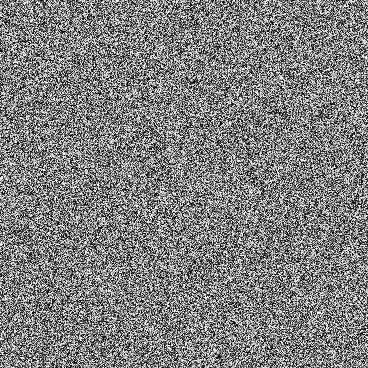
#> input picture encrypted1.png, 368 x 368 px, given in place of mri3.jpg, which was not available
$ python main.py
#> lines starting #> are read from the running program, lines starting #| are printed output that depends on the picture; pictures that were not available may be replaced by others from this repository, and a replacement may not be noted
import numpy as np
import numpy.typing as npt
import cv2 as cv
import json
from typing import Tuple

#chaotic map
def cat_map_4d_matrix(a:int, b:int, c:int, d:int) -> npt.NDArray:
    A11=(2*b+c)*(d+1)+3*d+1
    A12=2*(b+1)
    A13=2*b*c+c+3
    A14=4*b+3
    E=2*(a+1)*(d+b*c*(d+1))+a*(c+1)*(d+1)
    A22=2*(a+b+a*b)+1
    F=a*(c+3)+2*b*c*(a+1)+2
    A24=3*a+4*b*(a+1)+1
    A31=3*b*c*(d+1)+3*d
    A32=3*b+1
    A33=3*b*c+3
    A34=6*b+1
    A41=c*(b+1)*(d+1)+d
    A42=b+1
    A43=b*c+c+1
    A44=2*b+2
    A=np.array([
        [A11,A12,A13,A14],
        [E,A22,F,A24],
        [A31,A32,A33,A34],
        [A41,A42,A43,A44]
    ], dtype=float)
    return A

def cat_map_2d_matrix(a:int, b:int) -> npt.NDArray:
    A=np.array([[1,a],[b,a*b+1]], dtype=float)
    return A

#keys
def generate_params():
    p_omega = np.random.randint(1,6,4).tolist()
    p_psi = np.random.randint(1,6,4).tolist()
    p_a2_primary = np.random.randint(1,10,2).tolist()
    p_a2_secondary = np.random.randint(1,10,2).tolist()
    return {
        "p_omega": p_omega,
        "p_psi": p_psi,
        "p_a2_primary": p_a2_primary,
        "p_a2_secondary": p_a2_secondary
    }

def generate_X0():
    def rand_nonzero(n):
        x=np.random.random(n)
        while np.allclose(x,0): x=np.random.random(n)
        return x
    return {
        "X0_omega": rand_nonzero(4),
        "X0_psi": rand_nonzero(4),
        "X0_a2_primary": rand_nonzero(2),
        "X0_a2_secondary": rand_nonzero(2)
    }

def save_keys(params, X0):
    keys = {"params": params, "X0": {k:v.tolist() for k,v in X0.items()}}
    with open("keys.json","w") as f: json.dump(keys,f,indent=4)

def load_keys():
    with open("keys.json","r") as f: data=json.load(f)
    p = data["params"]
    X0 = {k:np.array(v) for k,v in data["X0"].items()}

    A = {
        "A_omega": cat_map_4d_matrix(*p["p_omega"]),
        "A_psi": cat_map_4d_matrix(*p["p_psi"]),
        "A_a2_primary": cat_map_2d_matrix(*p["p_a2_primary"]),
        "A_a2_secondary": cat_map_2d_matrix(*p["p_a2_secondary"])
    }
    return A, X0

#prng
def prng_4d(A:npt.NDArray, X0:npt.NDArray, L:int):
    X = X0.copy()
    Y_list=[]
    U = np.array([2,3,5,1],dtype=float)
    iterations = L // 16 + 1
    for _ in range(iterations):
        t_vec = np.dot(U,X)
        t = int(np.ceil(t_vec))+1
        for _ in range(t):
            X = np.dot(A,X) % 1.0
        Y_list.append(X.copy())
    Y=np.concatenate(Y_list)[:L]
    return Y

def get_omega(A, X0, l, n):
    L=l*n
    Y=prng_4d(A,X0,L)
    Z=(np.floor((2**32)*Y)).astype(np.uint32)
    Z_bytes = Z.view(np.uint8)
    omega = Z_bytes[:L].reshape((l,n))
    return omega

def get_psi(A,X0,r,l):
    L=l*r
    Y=prng_4d(A,X0,L)
    Z=(np.floor((2**32)*Y)).astype(np.uint32)
    Z_bytes = Z.view(np.uint8)
    psi = Z_bytes[:L].reshape((r,l))
    return psi

#shuffle/mask
def sequence_R(A2,X0,U,L):
    R = np.zeros(L,dtype=int)
    X = np.array(X0,dtype=float)
    for i in range(L):
        X = np.dot(A2,X)%1.0
        r=int(np.floor(X[1]*U))
        r=max(0,min(U-1,r))
        R[i]=r
    return R

def shuffle(Iblocks,X0,A):
    U=len(Iblocks)
    R=sequence_R(A["A_a2_primary"],X0["X0_a2_primary"],U,U)
    Rt=sequence_R(A["A_a2_secondary"],X0["X0_a2_secondary"],U,U)
    perm1 = Iblocks.copy()
    for i in range(U): perm1[i],perm1[R[i]] = perm1[R[i]].copy(),perm1[i].copy()
    perm2 = perm1.copy()
    for i in range(U): perm2[i],perm2[Rt[i]] = perm2[Rt[i]].copy(),perm2[i].copy()
    return perm2

def deshuffle(Cblocks,X0,A):
    U=len(Cblocks)
    R = sequence_R(A["A_a2_primary"],X0["X0_a2_primary"],U,U)
    Rt=sequence_R(A["A_a2_secondary"],X0["X0_a2_secondary"],U,U)
    perm1 = Cblocks.copy()
    for i in reversed(range(U)): perm1[i],perm1[Rt[i]] = perm1[Rt[i]].copy(),perm1[i].copy()
    perm0 = perm1.copy()
    for i in reversed(range(U)): perm0[i],perm0[R[i]] = perm0[R[i]].copy(),perm0[i].copy()
    return perm0

def mask(Iblocks, omega, psi):
    U = len(Iblocks)
    l = len(Iblocks[0])
    masked = []
    prev = np.zeros_like(Iblocks[0], dtype=np.uint8)

    for i in range(U):
        block = Iblocks[i].astype(np.uint8)
        T = ((omega[i % omega.shape[0]].astype(np.uint16)) ^(psi[i % psi.shape[0]].astype(np.uint16))) % 256
        shift = int(T[0] % l)
        shifted = np.roll(block, shift, axis=1).astype(np.uint16)
        prev_block = prev.astype(np.uint16)
        masked_block = (shifted ^ prev_block) % 256
        masked.append(masked_block.astype(np.uint8))
        prev = masked_block.copy()

    return np.array(masked)

def unmask(Cblocks, omega, psi):
    U = len(Cblocks)
    l = len(Cblocks[0])
    original = []
    prev = np.zeros_like(Cblocks[0], dtype=np.uint8)

    for i in range(U):
        C = Cblocks[i].astype(np.uint8)
        T = ((omega[i % omega.shape[0]].astype(np.uint16)) ^(psi[i % psi.shape[0]].astype(np.uint16))) % 256
        shift = int(T[0] % l)
        prev_block = prev.astype(np.uint16)
        shifted = (C.astype(np.uint16) ^ prev_block) % 256
        block = np.roll(shifted, -shift, axis=1)
        original.append(block.astype(np.uint8))
        prev = C.copy()

    return np.array(original)

#data

def prepare_image(im, l):
    h,w=im.shape[:2]
    h_new,h_mod = h-(h%l),h%l
    w_new,w_mod = w-(w%l),w%l
    im = im[:h_new,:w_new]
    blocks=[]
    for i in range(0,h_new,l):
        for j in range(0,w_new,l):
            blocks.append(im[i:i+l,j:j+l].copy())
    return np.array(blocks)

def save_image(blocks,l,original_shape,filename):
    h,w = original_shape
    h_new, w_new = h-(h%l), w-(w%l)
    out = np.zeros((h_new,w_new),dtype=np.uint8)
    idx=0
    for i in range(0,h_new,l):
        for j in range(0,w_new,l):
            out[i:i+l,j:j+l]=blocks[idx]
            idx+=1
    cv.imwrite(filename,out)

def get_data() -> Tuple[npt.NDArray, int, int]:
    im = cv.imread("Imagenes/mri3.jpg", cv.IMREAD_GRAYSCALE)
    rounds = 3
    l = 16
    return im, rounds, l

def encrypt_image(im,rounds,l,A,X0):
    Iblocks=prepare_image(im,l)
    n=l
    r=rounds
    omega = get_omega(A["A_omega"],X0["X0_omega"],l,n)
    psi = get_psi(A["A_psi"],X0["X0_psi"],r,l)
    for _ in range(rounds):
        Iblocks = shuffle(Iblocks,X0,A)
        Iblocks = mask(Iblocks,omega,psi)
    return Iblocks

def decrypt_image(Cblocks,rounds,l,A,X0):
    U=len(Cblocks)
    n=l
    r=rounds
    omega = get_omega(A["A_omega"],X0["X0_omega"],l,n)
    psi   = get_psi(A["A_psi"],X0["X0_psi"],r,l)

    for _ in range(rounds):
        Cblocks = unmask(Cblocks,omega,psi)
        Cblocks = deshuffle(Cblocks,X0,A)
    return Cblocks

def encode():
    im, rounds, l = get_data()
#> in get_data, im is the input picture: shape (368, 368); min 0, max 255, mean 127.4
#> rounds = 3; l = 16
    original_shape = im.shape
#> original_shape = (368, 368)
    params = generate_params()
    X0 = generate_X0()
    save_keys(params,X0)

    A = {
        "A_omega": cat_map_4d_matrix(*params["p_omega"]),
        "A_psi": cat_map_4d_matrix(*params["p_psi"]),
        "A_a2_primary": cat_map_2d_matrix(*params["p_a2_primary"]),
        "A_a2_secondary": cat_map_2d_matrix(*params["p_a2_secondary"])
    }

    Cblocks = encrypt_image(im,rounds,l,A,X0)
#> in prepare_image, `h_new,h_mod = h-(h%l),h%l`: h_new = 368; h_mod = 0
#> in prepare_image, `w_new,w_mod = w-(w%l),w%l`: w_new = 368; w_mod = 0
#> after the loop in prepare_image, `for i in range(0,h_new,l):`: blocks = 529 items
#> in encrypt_image, `n=l`: n = 16
#> in encrypt_image, `r=rounds`: r = 3
#> in get_omega, `L=l*n`: L = 256
#> in prng_4d, `X = X0.copy()`: X = [0.964, 0.383, 0.792, 0.529]
#> in prng_4d, `iterations = L // 16 + 1`: iterations = 17
#> the loop in prng_4d, `for _ in range(iterations):` made 17 passes
#> (t_vec, t) on passes 1 to 12: (7.57, 9), (5.39, 7), (5.6, 7), (3.77, 5), (6.44, 8), (4.87, 6), (3.28, 5), (5.22, 7), (5.55, 7), (6.57, 8), (8.97, 10), (3.61, 5)
#> after the loop in prng_4d, `for _ in range(iterations):`: X = [0.56, 0.0101, 0.365, 0.988]; Y_list = 17 items, first 6: [0.675, 0.517, 0.335, 0.813], [0.56, 0.539, 0.493, 0.396], [0.925, 0.377, 0.0712, 0.434], [0.643, 0.0943, 0.899, 0.375], [0.285, 0.976, 0.113, 0.807], [0.0618, 0.984, 0.0259, 0.0774]
#> in prng_4d, `Y=np.concatenate(Y_list)[:L]`: Y = 68 values, max 0.99 at index 56, min 0.0101 at index 65, mean 0.55
#> in get_omega, `Z=(np.floor((2**32)*Y)).astype(np.uint32)`: Z = 68 values, max 4250538199 at index 56, min 43309882 at index 65, mean 2.36e+09
#> in get_omega, `Z_bytes = Z.view(np.uint8)`: Z_bytes = 272 values, max 255 at index 136, min 2 at index 263, mean 128.3
#> in get_psi, `L=l*r`: L = 48
#> the loop in prng_4d (call 2), `for _ in range(iterations):` made 4 passes
#> (t_vec, t) on passes 1 to 4: (4.36, 6), (4.64, 6), (5.22, 7), (5.56, 7)
#> in get_psi, `Y=prng_4d(A,X0,L)`: Y = [0.333, 0.435, 0.468, 0.333, 0.141, 0.424, 0.58, 0.763, 0.931, 0.0798, 0.653, 0.191, 0.372, 0.931, 0.618, 0.135]
#> in get_psi, `Z=(np.floor((2**32)*Y)).astype(np.uint32)`: Z = [1432066441, 1866935801, 2009056308, 1431110353, 603946752, 1822917385, 2491087548, 3276878599, 3997371559, 342724449, 2805192969, 818897151, 1599373837, 3998159251, 2654048625, 579985825]
#> in get_psi, `Z_bytes = Z.view(np.uint8)`: Z_bytes = 64 values, max 255 at index 18, min 0 at index 16, mean 116.9
    save_image(Cblocks,l,original_shape,"encrypted3.png")
#> in save_image, `h_new, w_new = h-(h%l), w-(w%l)`: h_new = 368
#> after the loop in save_image, `for i in range(0,h_new,l):`:
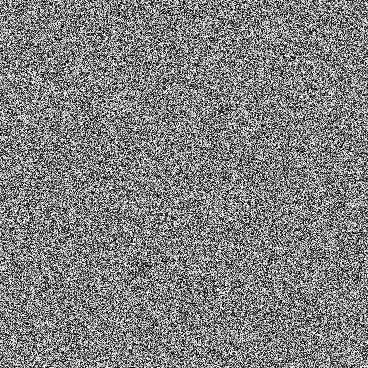
#> out: shape (368, 368); min 0, max 255, mean 128
#> after the loop in save_image, `for i in range(0,h_new,l):`: idx = 529

def decode():
    C = cv.imread("encrypted3.png",cv.IMREAD_GRAYSCALE)
    original_shape = C.shape
#> original_shape = (368, 368)
    l = 16
    rounds = 3
    A,X0 = load_keys()
    Cblocks = prepare_image(C,l)
    Iblocks = decrypt_image(Cblocks,rounds,l,A,X0)
#> in decrypt_image, `U=len(Cblocks)`: U = 529
    save_image(Iblocks,l,original_shape,"decrypted3.png")

if __name__=="__main__":
    encode()
    decode()

$ run again, on encrypted2.png
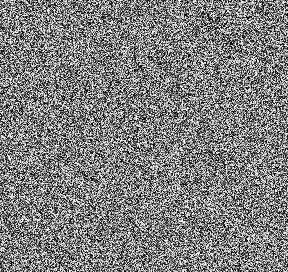
#> input picture encrypted2.png, 288 x 272 px, given in place of mri3.jpg, which was not available
#> in get_data, im is the input picture: shape (272, 288); min 0, max 255, mean 127.3
#> in encode, `im, rounds, l = get_data()`: rounds = 3; l = 16
#> in prepare_image, `h_new,h_mod = h-(h%l),h%l`: h_new = 272; h_mod = 0
#> in prepare_image, `w_new,w_mod = w-(w%l),w%l`: w_new = 288; w_mod = 0
#> after the loop in prepare_image, `for i in range(0,h_new,l):`: blocks = 306 items
#> n = 16
#> r = 3
#> in get_omega, `L=l*n`: L = 256
#> in prng_4d, `X = X0.copy()`: X = [0.964, 0.383, 0.792, 0.529]
#> iterations = 17
#> the loop in prng_4d, `for _ in range(iterations):` made 17 passes
#> (t_vec, t) on passes 1 to 8: (7.57, 9), (5.39, 7), (5.6, 7), (3.77, 5), (6.44, 8), (4.87, 6), (3.28, 5), (5.22, 7)
#> after the loop in prng_4d, `for _ in range(iterations):`: X = [0.56, 0.0101, 0.365, 0.988]; Y_list = 17 items, first 6: [0.675, 0.517, 0.335, 0.813], [0.56, 0.539, 0.493, 0.396], [0.925, 0.377, 0.0712, 0.434], [0.643, 0.0943, 0.899, 0.375], [0.285, 0.976, 0.113, 0.807], [0.0618, 0.984, 0.0259, 0.0774]
#> in prng_4d, `Y=np.concatenate(Y_list)[:L]`: Y = 68 values, max 0.99 at index 56, min 0.0101 at index 65, mean 0.55
#> in get_omega, `Z=(np.floor((2**32)*Y)).astype(np.uint32)`: Z = 68 values, max 4250538199 at index 56, min 43309882 at index 65, mean 2.36e+09
#> in get_omega, `Z_bytes = Z.view(np.uint8)`: Z_bytes = 272 values, max 255 at index 136, min 2 at index 263, mean 128.3
#> in get_psi, `L=l*r`: L = 48
#> the loop in prng_4d (call 2), `for _ in range(iterations):` made 4 passes
#> (t_vec, t) on passes 1 to 4: (4.36, 6), (4.64, 6), (5.22, 7), (5.56, 7)
#> in get_psi, `Y=prng_4d(A,X0,L)`: Y = [0.333, 0.435, 0.468, 0.333, 0.141, 0.424, 0.58, 0.763, 0.931, 0.0798, 0.653, 0.191, 0.372, 0.931, 0.618, 0.135]
#> in get_psi, `Z=(np.floor((2**32)*Y)).astype(np.uint32)`: Z = [1432066441, 1866935801, 2009056308, 1431110353, 603946752, 1822917385, 2491087548, 3276878599, 3997371559, 342724449, 2805192969, 818897151, 1599373837, 3998159251, 2654048625, 579985825]
#> in get_psi, `Z_bytes = Z.view(np.uint8)`: Z_bytes = 64 values, max 255 at index 18, min 0 at index 16, mean 116.9
#> in save_image, `h_new, w_new = h-(h%l), w-(w%l)`: h_new = 272; w_new = 288
#> after the loop in save_image, `for i in range(0,h_new,l):`:
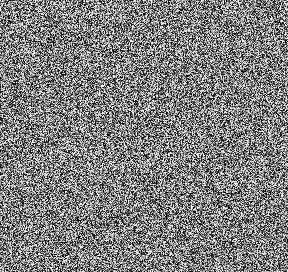
#> out: shape (272, 288); min 0, max 255, mean 127.4
#> after the loop in save_image, `for i in range(0,h_new,l):`: idx = 306

$ run again, on decrypted.png
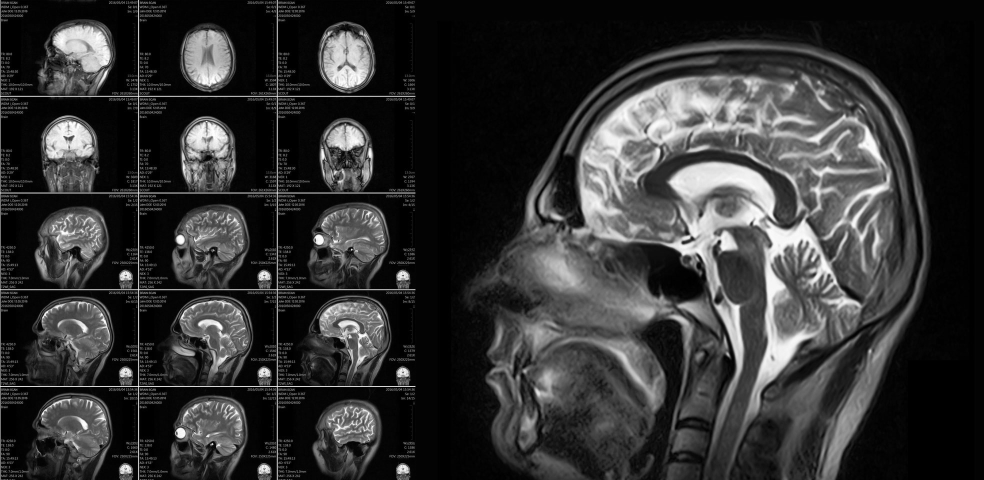
#> input picture decrypted.png, 1968 x 960 px, given in place of mri3.jpg, which was not available (shown at 1/2 size)
#> in get_data, im is the input picture: shape (960, 1968); min 0, max 255, mean 52
#> in encode, `im, rounds, l = get_data()`: rounds = 3; l = 16
#> in prepare_image, `h_new,h_mod = h-(h%l),h%l`: h_new = 960; h_mod = 0
#> in prepare_image, `w_new,w_mod = w-(w%l),w%l`: w_new = 1968; w_mod = 0
#> after the loop in prepare_image, `for i in range(0,h_new,l):`: blocks = 7380 items
#> n = 16
#> r = 3
#> in get_omega, `L=l*n`: L = 256
#> in prng_4d, `X = X0.copy()`: X = [0.964, 0.383, 0.792, 0.529]
#> iterations = 17
#> the loop in prng_4d, `for _ in range(iterations):` made 17 passes
#> (t_vec, t) on passes 1 to 8: (7.57, 9), (5.39, 7), (5.6, 7), (3.77, 5), (6.44, 8), (4.87, 6), (3.28, 5), (5.22, 7)
#> after the loop in prng_4d, `for _ in range(iterations):`: X = [0.56, 0.0101, 0.365, 0.988]; Y_list = 17 items, first 6: [0.675, 0.517, 0.335, 0.813], [0.56, 0.539, 0.493, 0.396], [0.925, 0.377, 0.0712, 0.434], [0.643, 0.0943, 0.899, 0.375], [0.285, 0.976, 0.113, 0.807], [0.0618, 0.984, 0.0259, 0.0774]
#> in prng_4d, `Y=np.concatenate(Y_list)[:L]`: Y = 68 values, max 0.99 at index 56, min 0.0101 at index 65, mean 0.55
#> in get_omega, `Z=(np.floor((2**32)*Y)).astype(np.uint32)`: Z = 68 values, max 4250538199 at index 56, min 43309882 at index 65, mean 2.36e+09
#> in get_omega, `Z_bytes = Z.view(np.uint8)`: Z_bytes = 272 values, max 255 at index 136, min 2 at index 263, mean 128.3
#> in get_psi, `L=l*r`: L = 48
#> the loop in prng_4d (call 2), `for _ in range(iterations):` made 4 passes
#> (t_vec, t) on passes 1 to 4: (4.36, 6), (4.64, 6), (5.22, 7), (5.56, 7)
#> in get_psi, `Y=prng_4d(A,X0,L)`: Y = [0.333, 0.435, 0.468, 0.333, 0.141, 0.424, 0.58, 0.763, 0.931, 0.0798, 0.653, 0.191, 0.372, 0.931, 0.618, 0.135]
#> in get_psi, `Z=(np.floor((2**32)*Y)).astype(np.uint32)`: Z = [1432066441, 1866935801, 2009056308, 1431110353, 603946752, 1822917385, 2491087548, 3276878599, 3997371559, 342724449, 2805192969, 818897151, 1599373837, 3998159251, 2654048625, 579985825]
#> in get_psi, `Z_bytes = Z.view(np.uint8)`: Z_bytes = 64 values, max 255 at index 18, min 0 at index 16, mean 116.9
#> in save_image, `h_new, w_new = h-(h%l), w-(w%l)`: h_new = 960; w_new = 1968
#> after the loop in save_image, `for i in range(0,h_new,l):`:
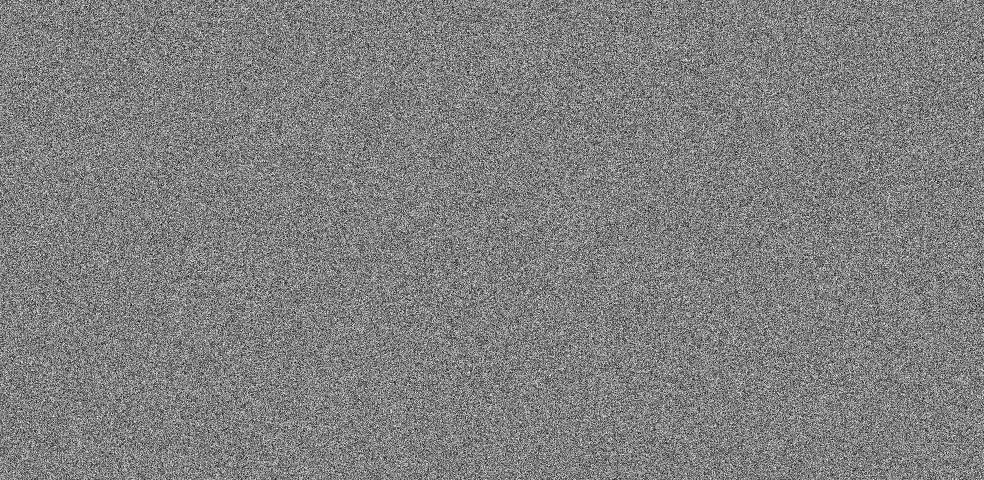
#> out: shape (960, 1968) (shown at 1/2 size); min 0, max 255, mean 127.7
#> after the loop in save_image, `for i in range(0,h_new,l):`: idx = 7380
